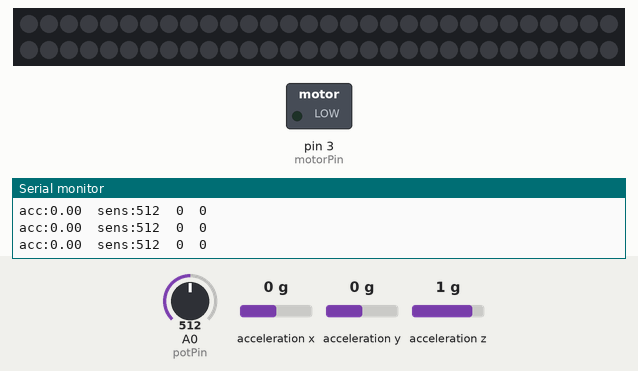
Bench run of a sketch on a simulated Arduino Uno, built with avr-gcc and run on an emulated ATmega328P. Shown: 60 RGB LEDs in strip order, left to right, continuing on the next row, switched loads named in the sketch (green lamp = pin HIGH), the last lines printed to the serial monitor. Inputs (shaded band) come from the test bench; at power-on: acceleration x 0 g, A0 (potPin) = 512, acceleration y 0 g, acceleration z 1 g. Dim RGB values are drawn brighter than linear.

Above: at 1.2 s.
1.3 s: acceleration x set to -1.4 g
At 2.5 s:
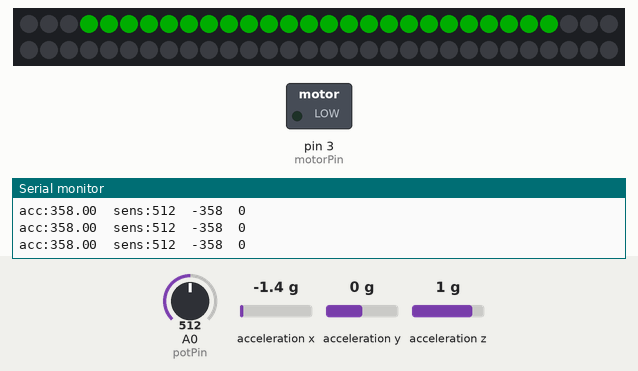
2.8 s: A0 (potPin) set to 306
At 4.1 s:
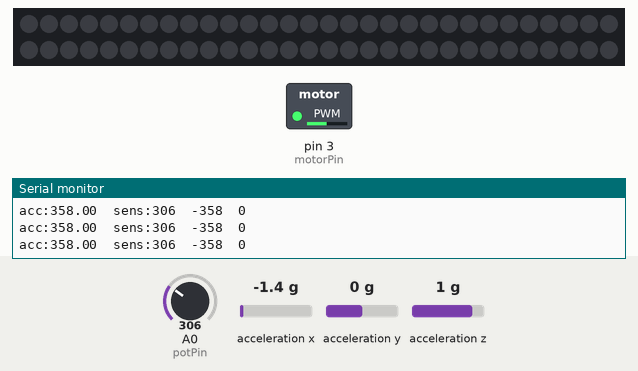
4.4 s: acceleration y set to -1.4 g
At 5.7 s:
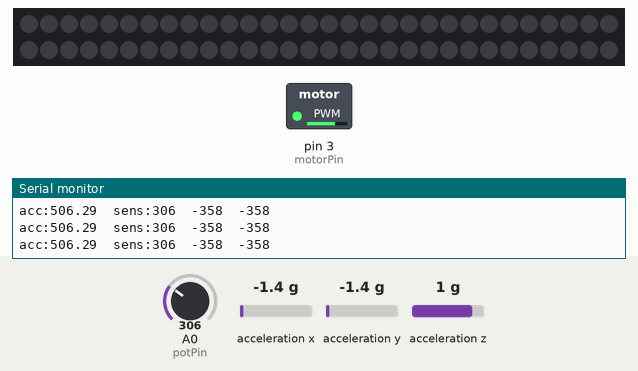
6.0 s: A0 (potPin) set to 513
8.3 s: A0 (potPin) set to 532
At 10.3 s:
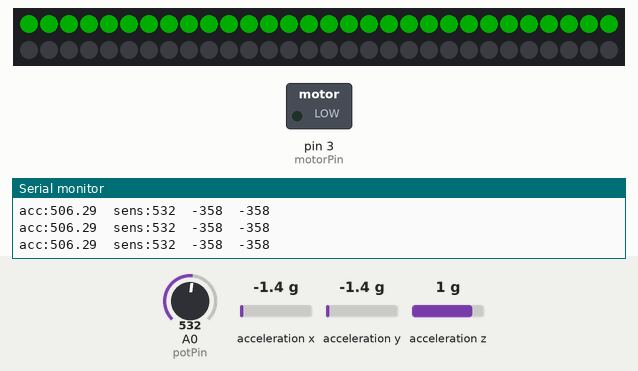
10.8 s: A0 (potPin) set to 170
At 12.0 s:
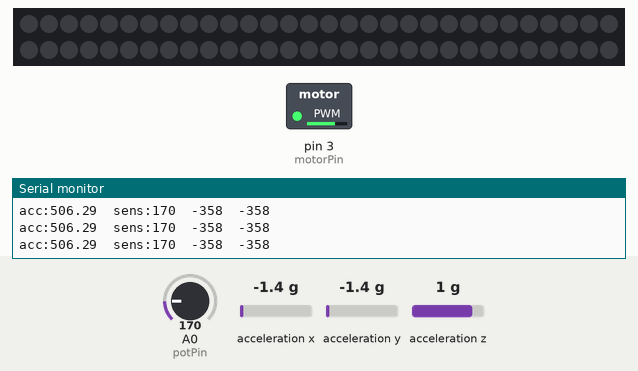
Timing chart, 0 to 13.4 s (numbered marks = the images above; inputs shaded):
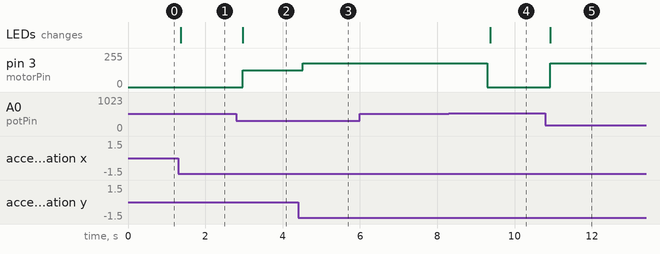

Measured:
- the behaviour switches between 524 and 525 on A0 (potPin) (found by bisection; images 3 and 4)
- after the input at 1.3 s, the LEDs: change after 0.07 s (image 1)
- after the input at 2.8 s, pin 3 (motorPin): 0/255 → 125/255 after 0.17 s; the LEDs: change after 0.17 s (image 2)
- after the input at 4.4 s, pin 3 (motorPin): 125/255 → 177/255 after 0.12 s
- after the input at 8.3 s, pin 3 (motorPin): 177/255 → 0/255 after 1.0 s; the LEDs: change after 1.1 s (image 4)
- after the input at 10.8 s, pin 3 (motorPin): 0/255 → 177/255 after 0.12 s; the LEDs: change after 0.12 s (image 5)

The sketch:

accelerometer_vibrate_neopixels.ino
```cpp
#include <Wire.h>
#include <ADXL345.h>
#include <Adafruit_NeoPixel.h>

#define PIN 6

const int MAXVIB=180; // 180 is 3.6V if Vin is 5V (Arduino Uno)

const int potPin = A0;  // Analog input pin that the potentiometer is attached to
const int motorPin = 3; // Analog output pin that the vibration motor is attached to
//int ledPin = 6;      // PWM pin that the LED is on.  n.b. PWM 0 is on digital pin 9
int outputValue = 0;        // value output to the PWM (analog out)
boolean ledOn = false;
boolean motorOn = false;
int shakeTimer = 0;
int lightTimer = 0;

ADXL345 adxl; //variable adxl is an instance of the ADXL345 library
Adafruit_NeoPixel strip = Adafruit_NeoPixel(60, PIN, NEO_GRB + NEO_KHZ800);

void setup(){

Serial.begin(9600);
//  pinMode(ledPin, OUTPUT);
  pinMode(motorPin, OUTPUT);
  pinMode(potPin, INPUT);


 adxl.powerOn();
 strip.begin();
 strip.show();

/* strip.setPixelColor( 14, strip.Color(0, 127, 0) );
    strip.show();
    clearStrip ();
 strip.setPixelColor( 5, strip.Color(0, 127, 0) );
    strip.show();
    clearStrip ();
 */
}

void loop(){

 //clearStrip ();
 int x,y,z;
 adxl.readAccel(&x, &y, &z); //read the accelerometer values and store them in variables x,y,z

 float acceleration = sqrt( sq((double) x) + sq((double)y)/* + sq((double) z)*/);

   // read the analog in value:
 int  sensitivity = analogRead(potPin);

  // map it to the range of the analog out:
  outputValue = map(acceleration, 0, 512, 0, MAXVIB);

  if (acceleration<=15) {
    shakeTimer--;
    if( shakeTimer == 0){
      motorOn = false;
      analogWrite(motorPin, 0);
    }
    lightTimer--;
    if( lightTimer ==0){
      clearStrip ();
    }
  }
  else if (acceleration < (sensitivity-15)/5)
  {
    lightTimer = 20;
    shakeTimer--;
    if( shakeTimer == 0){
      motorOn = false;
      analogWrite(motorPin, 0);
    }
    if (motorOn == false){
      for(  int i = 12; i<18; i++){
        strip.setPixelColor(i, strip.Color(0, 50, 0));
        strip.show();
      }
    }
  }

    else if (acceleration < ((sensitivity-15)/5)*2)
    {
      lightTimer = 20;
      shakeTimer--;
      if( shakeTimer == 0){
        motorOn = false;
        analogWrite(motorPin, 0);
      }
      if (motorOn == false){
        for( int i = 9; i<21; i++){
          strip.setPixelColor(i, strip.Color(0, 50, 0));
          strip.show();
        }
      }
    }
    else if (acceleration < ((sensitivity-15)/5)*3)
    {
      lightTimer = 20;
      shakeTimer--;
      if( shakeTimer == 0){
        motorOn = false;
        analogWrite(motorPin, 0);
      }
      if (motorOn == false){
        for( int i = 6; i<24; i++){
          strip.setPixelColor(i, strip.Color(0, 50, 0));
          strip.show();
        }
      }
    }

    else if (acceleration < ((sensitivity-15)/5)*4)
    {
      lightTimer = 20;
      shakeTimer--;
      if( shakeTimer == 0){
        motorOn = false;
        analogWrite(motorPin, 0);
      }
      if (motorOn == false){
        for( int i = 3; i<27; i++){
          strip.setPixelColor(i, strip.Color(0, 50, 0));
          strip.show();
        }
      }
    }
    else if (acceleration < ((sensitivity-15)/5)*5)
    {
      lightTimer = 20;
      shakeTimer--;
      if( shakeTimer == 0){
        motorOn = false;
        analogWrite(motorPin, 0);
      }

      if (motorOn == false){
        for( int i = 0; i<30; i++){
          strip.setPixelColor(i, strip.Color(0, 50, 0));
          strip.show();
        }
      }
    }
   else if (acceleration > (sensitivity)) {
    // change the analog out value:
      clearStrip ();
      shakeTimer = 20;
      analogWrite(motorPin, outputValue);
      motorOn = true;
    }

  else {
   return;
  }


 // Output x,y,z values - Commented out
 Serial.print("acc:");
 Serial.print(acceleration);
 Serial.print('\t');
 Serial.print("sens:");
 Serial.print(sensitivity);
 Serial.print('\t');
 Serial.print(x);
 Serial.print('\t');
 Serial.println(y);
 //Serial.print('\t');
 //Serial.println(z);
 delay(50);

}

void clearStrip() {
  for( int i = 0; i<30; i++){
    strip.setPixelColor(i, 0x000000); strip.show();
  }
}
```
